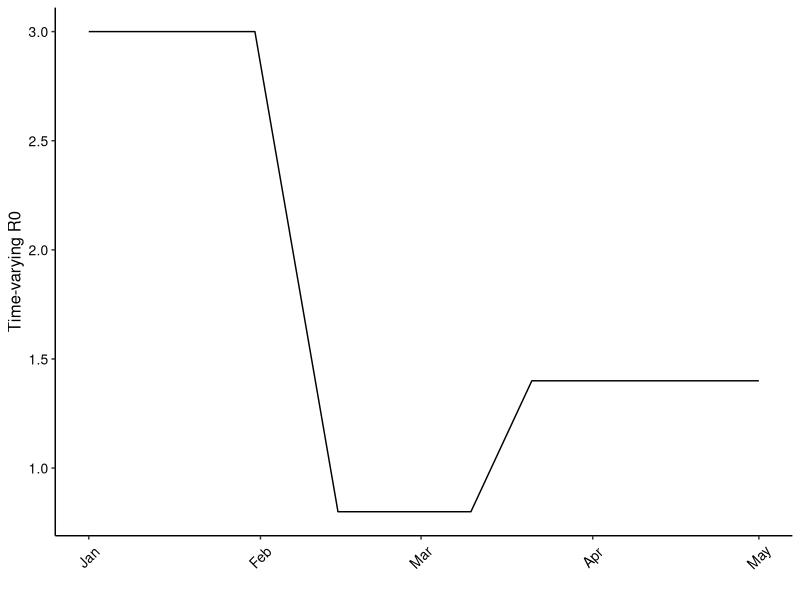
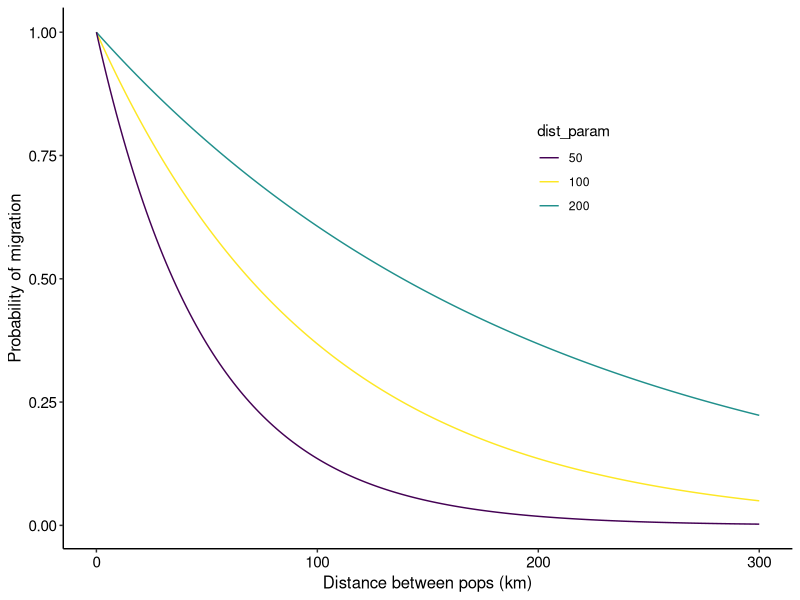
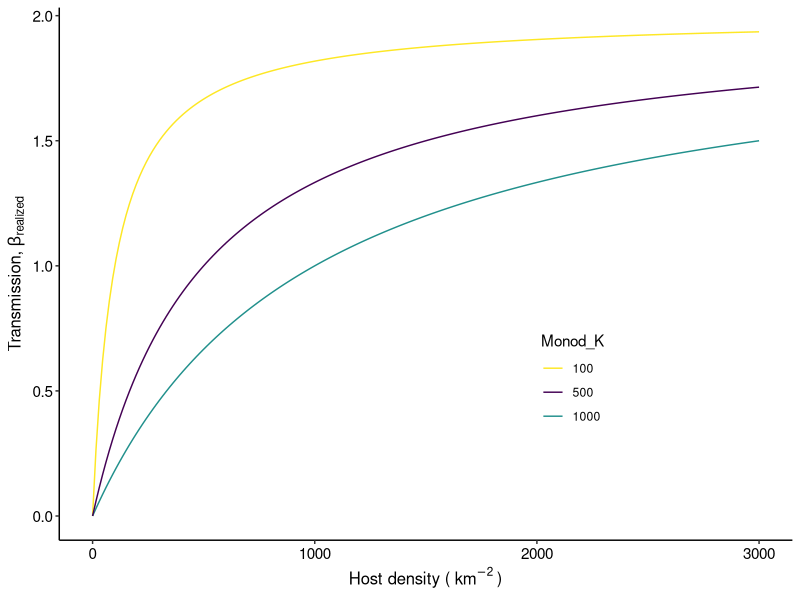

Here is the R script that generated these plots, in order:
## ---- chunk 1
knitr::opts_chunk$set(
  collapse = TRUE,
  comment = "#>"
)
## ---- chunk 2
library(tidyverse)
library(viridis)
library(lubridate)
## ---- chunk 3
# Set up the dates of change. 5 time windows
n_windows = 5
# Window intervals
start_dates = c(mdy("1-1-20"),  mdy("2-1-20"),  mdy("2-16-20"), mdy("3-11-20"), mdy("3-22-20"))
end_dates   = c(mdy("1-31-20"), mdy("2-15-20"), mdy("3-10-20"), mdy("3-21-20"), mdy("5-1-20"))
# Time-varying R0
changing_r0 = c(3.0,            0.8,            0.8,            1.4,            1.4)

#R0 sequence
r0_seq = NULL

r0_seq[1:(yday(end_dates[1]) - yday(start_dates[1]) + 1)] =
  changing_r0[1]

for(i in 2:n_windows){

  r0_temp_seq = NULL
  r0_temp = NULL

  if(changing_r0[i] != changing_r0[i-1]){

    r0_diff = changing_r0[i-1] - changing_r0[i]
    n_days = yday(end_dates[i]) - yday(start_dates[i]) + 1
    r0_slope = - r0_diff / n_days

    for(j in 1:n_days){
      r0_temp_seq[j] = changing_r0[i-1] + r0_slope*j
    }

  }else{
    n_days = yday(end_dates[i]) - yday(start_dates[i]) + 1
    r0_temp_seq = rep(changing_r0[i], times = n_days)
  }

  r0_seq = c(r0_seq, r0_temp_seq)

}

# Create a data frame for plotting
## Date sequence:
date_seq = seq.Date(start_dates[1], end_dates[n_windows], by = "1 day")
r0_seq_df = data.frame(r0_seq, date_seq)
date_breaks = seq(range(date_seq)[1],
                  range(date_seq)[2],
                  by = "1 month")

ggplot(r0_seq_df) +
  geom_path(aes(x = date_seq, y = r0_seq)) +
  scale_x_date(breaks = date_breaks, date_labels = "%b") +
  labs(x="", y="Time-varying R0") +
  # THEME
  theme_classic()+
  theme(
    axis.text = element_text(size = 10, color = "black"),
    axis.title = element_text(size = 12, color = "black"),
    axis.text.x = element_text(angle = 45, vjust = 0.5)
  )

## ---- chunk 4

# Distance between populations:
dist_temp = seq(0, 300, length.out = 200)
dist_param = c(50, 100, 200)

p_move_func = function(dist_param, distance){
  1 / (exp( distance / dist_param ))
}

p_move_mat = sapply(dist_param,
                    p_move_func, distance = dist_temp)
p_move_df =
  data.frame(dist_ij = dist_temp, p_move_mat) %>%
  pivot_longer(X1:X3, values_to = "p_ij", names_to = "dp_val") %>%
  mutate(dp_val = case_when(
    dp_val == "X1" ~ "50",
    dp_val == "X2" ~ "100",
    dp_val == "X3" ~ "200"
  ))

ggplot(p_move_df) +
  geom_path(aes(x = dist_ij, y = p_ij,
                color = dp_val, group = dp_val)) +
  labs(x = "Distance between pops (km)",
       y = "Probability of migration") +
  scale_color_viridis_d(name = "dist_param",
                        breaks = c("50", "100", "200"),
                        direction = -1) +
  theme_classic() +
  theme(
    axis.title = element_text(color = "black", size = 12),
    axis.text = element_text(color = "black", size = 11),
    legend.position = c(0.7,0.7)
  )



## ---- chunk 5

# Distance between populations:
# Units hosts / km2
dens_temp = seq(0, 3000, length.out = 200)
monod_k = c(100, 500, 1000)
beta_max = 2.0

beta_dd_func = function(monod_k, dens_temp, beta_max){
  beta_max * dens_temp / (monod_k + dens_temp)
}

beta_dd_mat = sapply(monod_k,
                    beta_dd_func, dens_temp, beta_max)
beta_dd_df =
  data.frame(dens = dens_temp, beta_dd_mat) %>%
  pivot_longer(X1:X3, values_to = "beta_realz", names_to = "monod_K") %>%
  mutate(monod_K = case_when(
    monod_K == "X1" ~ "100",
    monod_K == "X2" ~ "500",
    monod_K == "X3" ~ "1000"
  ))

ggplot(beta_dd_df) +
  geom_path(aes(x = dens, y = beta_realz,
                color = monod_K, group = monod_K)) +
  labs(x = expression("Host density ("~km^-2~")"),
       y = expression("Transmission,"~beta["realized"])) +
  scale_color_viridis_d(name = "Monod_K",
                        breaks = c("100", "500", "1000"),
                        direction = -1) +
  theme_classic() +
  theme(
    axis.title = element_text(color = "black", size = 12),
    axis.text = element_text(color = "black", size = 11),
    legend.position = c(0.7,0.3)
  )




